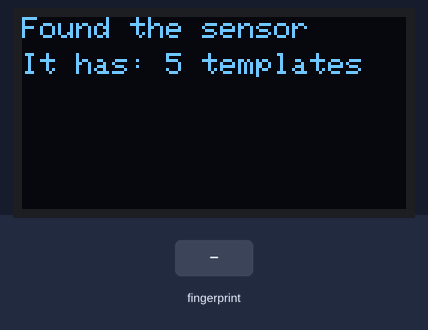
Recording of a sketch running on a simulated Arduino Mega 2560, built with avr-gcc and run on an emulated ATmega2560. On the bench: 128×64 one-colour display. The test bench sets the inputs (shaded band). What the sketch prints to the serial monitor is not drawn.

Above: at 2.4 s.
At 6.0 s:
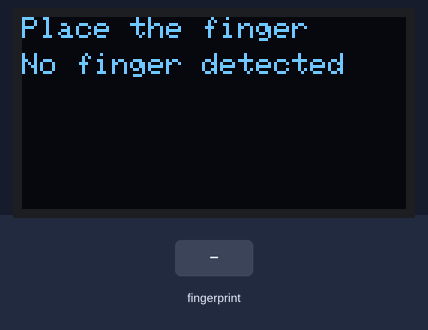
6.1 s: finger stored as number 1 placed on the sensor
At 9.4 s:
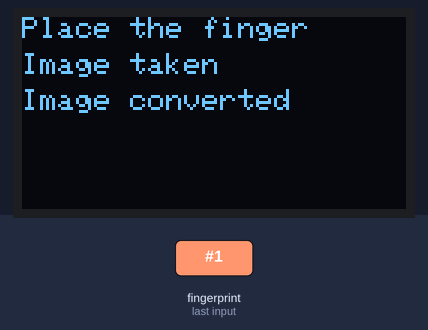
10.3 s: finger stored as number 1 placed on the sensor
At 12.8 s:
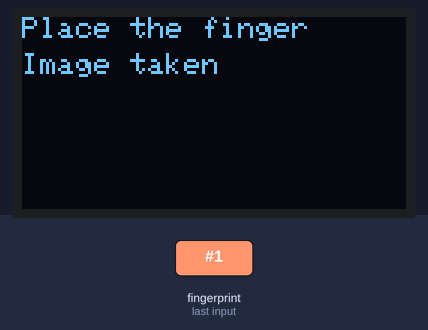
Timing chart, 0 to 14.3 s (numbered marks = the images above; inputs shaded):
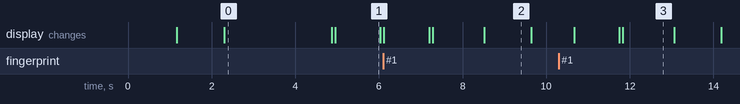

Measured:
- after the input at 6.1 s, the display: first differs from a run without the input after 1.2 s (image 2 shows a later state)
- after the input at 10.3 s, the display: first differs from a run without the input after 1.5 s (image 3)
- what the display in image 0 shows lasts 2.6 s, from 2.3 s to 4.9 s
- what the display in image 1 shows lasts 1.0 s, from 5.0 s to 6.0 s
- what the display in image 3 shows lasts 1.3 s, from 11.8 s to 13.1 s

The sketch:

Test_5_verify_350.ino
```cpp
#include <Wire.h>
#include <Adafruit_GFX.h>
#include <Adafruit_SSD1306.h>

#include <Adafruit_Fingerprint.h>
#include <HardwareSerial.h>

Adafruit_SSD1306 display(128, 64, &Wire, -1);
Adafruit_Fingerprint finger = Adafruit_Fingerprint(&Serial2);

void setup()
{
   // FOR oled dISPLAY
  display.begin(SSD1306_SWITCHCAPVCC, 0x3C);
  display.clearDisplay();
  display.setTextSize(1);
  display.setTextColor(WHITE);

  //OTHER CODE
  Serial.begin(9600);
  while (!Serial);  // For Yun/Leo/Micro/Zero/...
  delay(100);
  Serial.println("\n\nAdafruit finger detect test");

  // set the data rate for the sensor serial port
  finger.begin(57600);
  delay(5);
  if (finger.verifyPassword()) {
    display.setCursor(0, 0);
    display.print("Found the sensor");
    display.display();
    delay(1000);
    Serial.println("Found fingerprint sensor!");
  } else {
    display.setCursor(0, 0);
    display.print("no fingerprint sensor");
    display.display();
    delay(2000);
    Serial.println("Did not find fingerprint sensor :(");
    while (1) { delay(1); }
  }

  Serial.println(F("Reading sensor parameters"));
  finger.getParameters();
  Serial.print(F("Status: 0x")); Serial.println(finger.status_reg, HEX);
  Serial.print(F("Sys ID: 0x")); Serial.println(finger.system_id, HEX);
  Serial.print(F("Capacity: ")); Serial.println(finger.capacity);
  Serial.print(F("Security level: ")); Serial.println(finger.security_level);
  Serial.print(F("Device address: ")); Serial.println(finger.device_addr, HEX);
  Serial.print(F("Packet len: ")); Serial.println(finger.packet_len);
  Serial.print(F("Baud rate: ")); Serial.println(finger.baud_rate);

  finger.getTemplateCount();

  if (finger.templateCount == 0) {
    display.setCursor(0, 12);
    display.print("no Data : Plz Enroll");
    display.display();
    delay(2000);
    Serial.print("Sensor doesn't contain any fingerprint data. Please run the 'enroll' example.");
  }
  else {
    finger.getTemplateCount();
    display.setCursor(0, 12);
    display.print("It has: ");
    display.print(finger.templateCount);display.print(" templates");
    display.display();
    Serial.println("Waiting for valid finger...");
    Serial.print("Sensor contains "); Serial.print(finger.templateCount); Serial.println(" templates");
    delay(2500);
  }
}

void loop()                     // run over and over again
{
  display.clearDisplay();
  display.setTextSize(1);
  display.setTextColor(WHITE);
  display.setCursor(0, 0);
  display.print("Place the finger");
  display.display();

  getFingerprintID();
  delay(50);            //don't ned to run this at full speed.
}

uint8_t getFingerprintID() {
  uint8_t p = finger.getImage();
  switch (p) {
    case FINGERPRINT_OK:
      display.setCursor(0, 12);
      display.print("Image taken");
      display.display();
      delay(1000);

      Serial.println("Image taken");
      break;
    case FINGERPRINT_NOFINGER:
      display.setCursor(0, 12);
      display.print("No finger detected");
      display.display();
      delay(1000);

      Serial.println("No finger detected");
      return p;
    case FINGERPRINT_PACKETRECIEVEERR:
      display.setCursor(0, 12);
      display.print("Communication Error");
      display.display();
      delay(2000);

      Serial.println("Communication error");
      return p;
    case FINGERPRINT_IMAGEFAIL:
      display.setCursor(0, 12);
      display.print("Imaging Error");
      display.display();
      delay(2000);

      Serial.println("Imaging error");
      return p;
    default:
      display.setCursor(0, 12);
      display.print("Error");
      display.display();
      delay(2000);

      Serial.println("Unknown error");
      return p;
  }

  // OK success!

  p = finger.image2Tz();
  switch (p) {
    case FINGERPRINT_OK:
      display.setCursor(0, 24);
      display.print("Image converted");
      display.display();
      delay(1000);

      Serial.println("Image converted");
      break;
    case FINGERPRINT_IMAGEMESS:
      display.setCursor(0, 24);
      display.print("Error : too messy");
      display.display();
      delay(2000);

      Serial.println("Image too messy");
      return p;
    case FINGERPRINT_PACKETRECIEVEERR:
      display.setCursor(0, 24);
      display.print("Communication Error");
      display.display();
      delay(2000);

      Serial.println("Communication error");
      return p;
    case FINGERPRINT_FEATUREFAIL:
      display.setCursor(0, 24);
      display.print("Error: Nofeatures");
      display.display();
      delay(2000);

      Serial.println("Could not find fingerprint features");
      return p;
    case FINGERPRINT_INVALIDIMAGE:
      display.setCursor(0, 24);
      display.print("Error: Nofeatures");
      display.display();
      delay(2000);

      Serial.println("Could not find fingerprint features");
      return p;
    default:
      display.setCursor(0, 24);
      display.print("Error");
      display.display();
      delay(2000);

      Serial.println("Unknown error");
      return p;
  }

  // OK converted!
  p = finger.fingerSearch();
  if (p == FINGERPRINT_OK) {
    display.setCursor(0, 36);
    display.print("Found a match!");
    display.display();
    delay(1000);

    Serial.println("Found a print match!");
  } else if (p == FINGERPRINT_PACKETRECIEVEERR) {

    display.setCursor(0, 36);
    display.print("Communication Error");
    display.display();
    delay(2000);

    Serial.println("Communication error");
    return p;
  } else if (p == FINGERPRINT_NOTFOUND) {

    display.setCursor(0, 36);
    display.print("Error : No match");
    display.display();
    delay(2000);

    Serial.println("Did not find a match");
    return p;
  } else {
    display.setCursor(0, 36);
    display.print("Error");
    display.display();
    delay(2000);

    Serial.println("Unknown error");
    return p;
  }

  // found a match!
  display.setCursor(0, 48);
  display.print("Found ID #");
  display.print(finger.fingerID);
  display.display();
  delay(1000);

  Serial.print("Found ID #"); Serial.print(finger.fingerID);
  Serial.print(" with confidence of "); Serial.println(finger.confidence);

  return finger.fingerID;
}

// returns -1 if failed, otherwise returns ID #
int getFingerprintIDez() {
  uint8_t p = finger.getImage();
  if (p != FINGERPRINT_OK)  return -1;

  p = finger.image2Tz();
  if (p != FINGERPRINT_OK)  return -1;

  p = finger.fingerFastSearch();
  if (p != FINGERPRINT_OK)  return -1;

  // found a match!
  Serial.print("Found ID #"); Serial.print(finger.fingerID);
  Serial.print(" with confidence of "); Serial.println(finger.confidence);
  return finger.fingerID;
}
```
